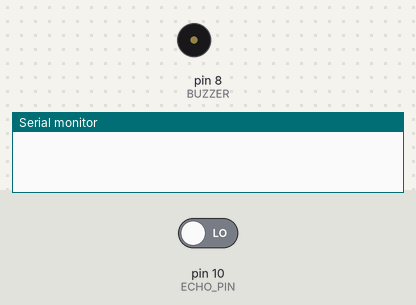
Bench run of a sketch on a simulated Arduino Uno, built with avr-gcc and run on an emulated ATmega328P. On the bench: buzzer (waves = sounding), the last lines printed to the serial monitor. The test bench sets the inputs (shaded band); at power-on: pin 10 (ECHO_PIN) LOW.

Above: at 0.1 s.
At 1.1 s:
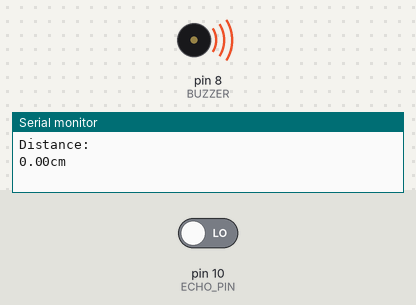
Timing chart, 0 to 2.6 s (numbered marks = the images above):
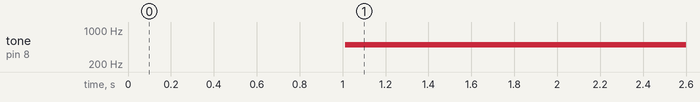

Measured:
- by itself, tone on pin 8 (BUZZER): silent → 500 Hz at 1.0 s

The sketch:

ultrasound.ino
```cpp
#define BUZZER 8
#define TRIG_PIN 9
#define ECHO_PIN 10

float timing = 0.0;
float distance = 0.0;

void setup() {
  pinMode(ECHO_PIN, INPUT);
  pinMode(TRIG_PIN, OUTPUT);
  pinMode(BUZZER, OUTPUT);

  digitalWrite(TRIG_PIN, LOW);
  digitalWrite(BUZZER, LOW);

  Serial.begin(9600);
}

void loop() {
  digitalWrite(TRIG_PIN, LOW);
  delay(2);

  digitalWrite(TRIG_PIN, HIGH);
  delay(10);
  digitalWrite(TRIG_PIN, LOW);

  timing = pulseIn(ECHO_PIN, HIGH);
  distance = (timing * 0.034) / 2;

  Serial.println("Distance: ");
  Serial.print(distance);
  Serial.println("cm ");

  if (distance <= 50) {

    tone(BUZZER, 500);
  } else {

    noTone(BUZZER);
  }

  delay(100);
}
```
